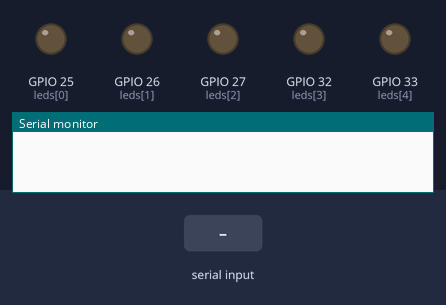
The sketch below on a simulated ESP32. Shown: output pins drawn as LEDs (lit = HIGH), the last lines printed to the serial monitor. The test bench sets the inputs (shaded band).

Above: at 1.2 s.
1.3 s: "5\n" received over Serial
At 2.4 s:
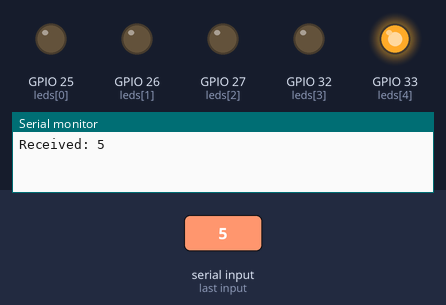
2.8 s: "90,45\n" received over Serial
At 3.5 s:
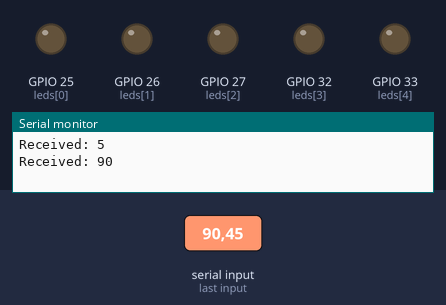
Timing chart, 0 to 5.8 s (numbered marks = the images above; inputs shaded):
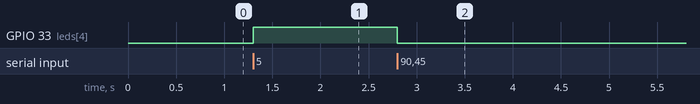

Measured:
- after the input at 1.3 s, GPIO 33 (leds[4]): LOW → HIGH at once
- after the input at 2.8 s, GPIO 33 (leds[4]): HIGH → LOW at once

The sketch:

esp32_led_controller.ino
```cpp
const int leds[] = {25, 26, 27, 32, 33};

void setup() {
  Serial.begin(115200);

  for (int i = 0; i < 5; i++) {
    pinMode(leds[i], OUTPUT);
    digitalWrite(leds[i], LOW);
  }
}

void loop() {
  if (Serial.available()) {

    String command = Serial.readStringUntil('\n');
    command.trim();

    int fingerCount = command.toInt();

    // Turn all LEDs OFF
    for (int i = 0; i < 5; i++) {
      digitalWrite(leds[i], LOW);
    }

    // Turn ON only the corresponding LED
    if (fingerCount >= 1 && fingerCount <= 5) {
      digitalWrite(leds[fingerCount - 1], HIGH);
    }

    Serial.print("Received: ");
    Serial.println(fingerCount);
  }
}
```
